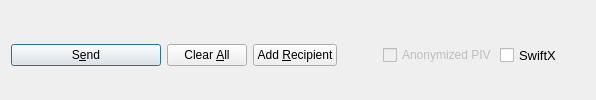
         <widget class="QFrame" name="frame_Send">
          <layout class="QHBoxLayout" name="horizontalLayout">
           <property name="bottomMargin">
            <number>0</number>
           </property>
           <item>
            <widget class="QPushButton" name="sendButton">
             <property name="minimumSize">
              <size>
               <width>150</width>
               <height>0</height>
              </size>
             </property>
             <property name="toolTip">
              <string>Confirm the send action</string>
             </property>
             <property name="text">
              <string>S&amp;end</string>
             </property>
             <property name="icon">
              <iconset resource="../pivx.qrc">
               <normaloff>:/icons/send</normaloff>:/icons/send</iconset>
             </property>
             <property name="autoDefault">
              <bool>false</bool>
             </property>
             <property name="default">
              <bool>true</bool>
             </property>
            </widget>
           </item>
           <item>
            <widget class="QPushButton" name="clearButton">
             <property name="sizePolicy">
              <sizepolicy hsizetype="Minimum" vsizetype="Fixed">
               <horstretch>0</horstretch>
               <verstretch>0</verstretch>
              </sizepolicy>
             </property>
             <property name="toolTip">
              <string>Clear all fields of the form.</string>
             </property>
             <property name="text">
              <string>Clear &amp;All</string>
             </property>
             <property name="icon">
              <iconset resource="../pivx.qrc">
               <normaloff>:/icons/remove</normaloff>:/icons/remove</iconset>
             </property>
             <property name="autoDefault">
              <bool>false</bool>
             </property>
            </widget>
           </item>
           <item>
            <widget class="QPushButton" name="addButton">
             <property name="toolTip">
              <string>Send to multiple recipients at once</string>
             </property>
             <property name="text">
              <string>Add &amp;Recipient</string>
             </property>
             <property name="icon">
              <iconset resource="../pivx.qrc">
               <normaloff>:/icons/add</normaloff>:/icons/add</iconset>
             </property>
             <property name="autoDefault">
              <bool>false</bool>
             </property>
            </widget>
           </item>
           <item>
            <spacer name="horizontalSpacer">
             <property name="orientation">
              <enum>Qt::Horizontal</enum>
             </property>
             <property name="sizeHint" stdset="0">
              <size>
               <width>40</width>
               <height>20</height>
              </size>
             </property>
            </spacer>
           </item>
           <item>
            <layout class="QHBoxLayout" name="horizontalLayout_2">
             <property name="spacing">
              <number>3</number>
             </property>
             <item>
              <widget class="QCheckBox" name="checkzPIV">
               <property name="enabled">
                <bool>false</bool>
               </property>
               <property name="text">
                <string>Anonymized PIV</string>
               </property>
              </widget>
             </item>
             <item>
              <widget class="QCheckBox" name="checkSwiftTX">
               <property name="enabled">
                <bool>true</bool>
               </property>
               <property name="minimumSize">
                <size>
                 <width>85</width>
                 <height>0</height>
                </size>
               </property>
               <property name="font">
                <font>
                 <pointsize>10</pointsize>
                 <weight>50</weight>
                 <bold>false</bold>
                </font>
               </property>
               <property name="text">
                <string>SwiftX</string>
               </property>
              </widget>
             </item>
            </layout>
           </item>
          </layout>
         </widget>
